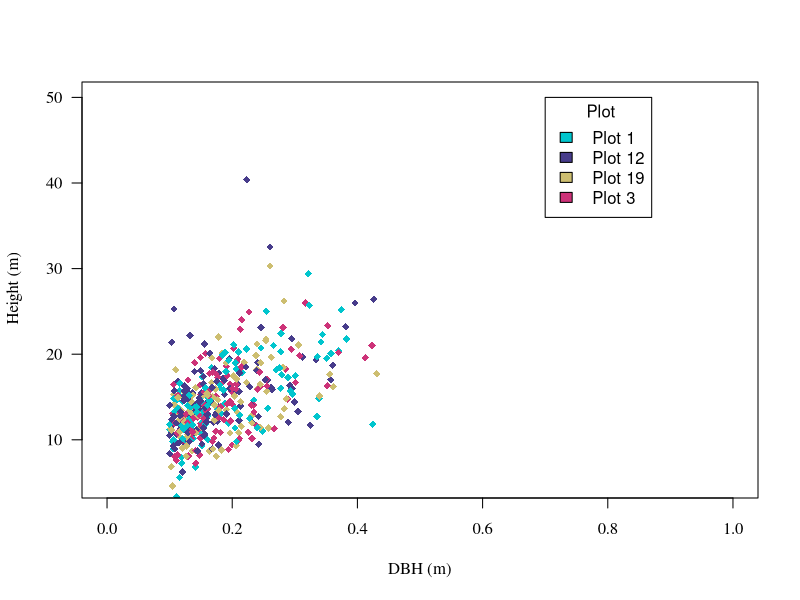
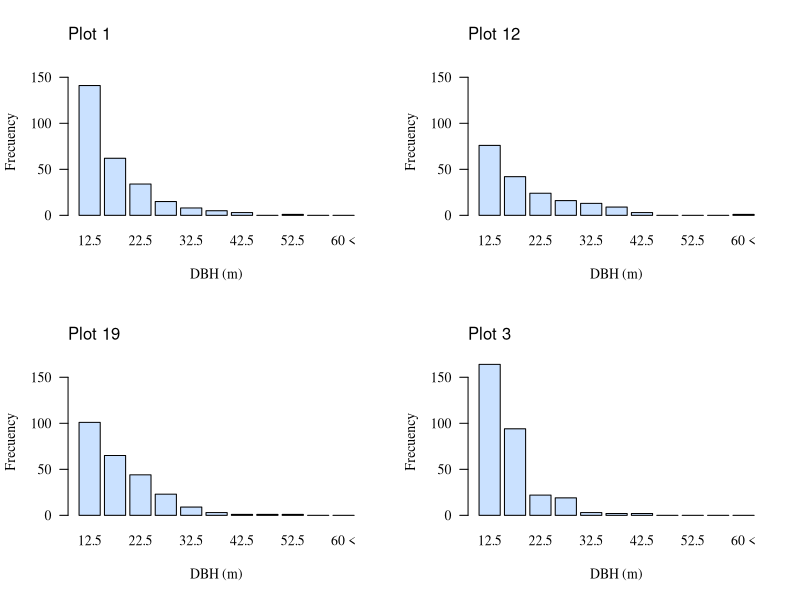
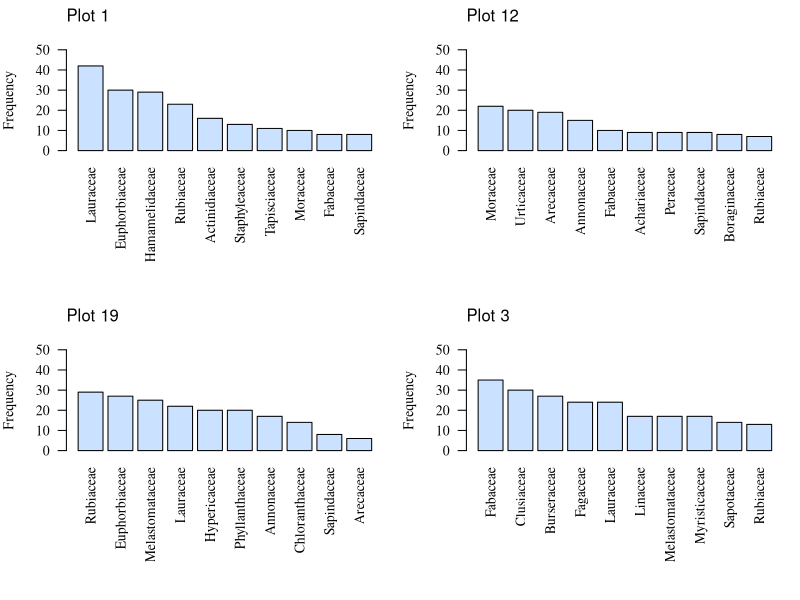

Write the R code that produced these figures, in order.
## ---- chunk 1
bd <- read.csv2("Datos_Taller1.csv")
set.seed(344)

bd1 <- bd[bd$Parcela %in% sample(unique(bd$Parcela), 4),]

table(bd1$Parcela)
## ---- chunk 2
bd1$DAP_cm <- bd1$CAP_cm/pi
summary(bd1$DAP_cm)
## ---- chunk 3
bd1$DAP_cm [bd1$DAP_cm < 10 & !is.na(bd1$DAP_cm)] <- 10
prom <- tapply(bd1$DAP_cm, na.rm= T, bd1$Parcela, mean) 
bd1$DAP_cm [is.na(bd1$DAP_cm)] <- prom[bd1$Parcela[is.na(bd1$DAP_cm)]]
summary(bd1)
## ---- chunk 4
unicos <- function (x) length(unique(x))

bd1$Genero <-  substr(bd1$Especie, start = 1, stop = (regexpr(" ", bd1$Especie)-1))

df<- data.frame(
  promedio_DAP = round(tapply(bd1$DAP_cm, bd1$Parcela, mean), 3),
  sd_DAP = round(tapply(bd1$DAP_cm, bd1$Parcela, sd), 3),
  num_ind = tapply(bd1$Placa, bd1$Parcela, max),
  num_esp = tapply(bd1$Especie, bd1$Parcela,  function(x) length(unique(x)) ),
  num_gen = tapply(bd1$Genero, bd1$Parcela,  unicos ),
  num_fam = sapply(tapply(bd1$Familia, bd1$Parcela,  unique ), length),
  num_sin_info = tapply(bd1$Especie == "", bd1$Parcela,sum),
  porcentaje = round(((tapply(bd1$Especie == "", bd1$Parcela,sum)*100)
                /(tapply(bd1$Especie, bd1$Parcela,length))),3)
)
summary(df)
df


## ---- chunk 5
#### (12) Filtrar registros con altura válida
alturas <- bd1[!is.na(bd1$Altura_m), ]

#### (13) Ordenar alturas de mayor a menor por parcela
# Usamos split para separar por parcela y sort con decreasing=TRUE
lista_alturas <- split(alturas$Altura_m, alturas$Parcela)
lista_ordenada <- lapply(lista_alturas, sort, decreasing = TRUE)

#### (14) Calcular el promedio del 20% superior de forma dinámica
# Creamos una función que calcula el n (20%) y saca el promedio
calc_hdom <- function(x) {
  n <- ceiling(length(x) * 0.20) # Calcula el 20% real de esta parcela
  mean(x[1:n])                   # Promedia solo los n más altos
}

# Aplicamos la función a cada elemento de la lista ordenada
hdom_valores <- sapply(lista_ordenada, calc_hdom)

#### (15) Asignar al dataframe (Ya no necesitas cambiar números manuales)
df$Hdom <- round(hdom_valores, 3)

# Verificar y Exportar
print(df)
write.csv2(df, "Tabla_datos_parcela_punto2.csv", row.names = FALSE)

## ---- chunk 6
bd1$DAP_m<-bd1$DAP_cm/100
summary(bd1$DAP_m)
#bd1$DAP_m
#bd1
## ---- chunk 7
colores_parcelas <- c("#00c5cd", "#473c8b", "lightgoldenrod3", "#CD3278")
plot(bd1$DAP_m, bd1$Altura_m,
     type = "p",
     col = colores_parcelas, 
     ylim = c(5,50),
     xlim = c(0, 1),
     pch=18, 
     las=1,
     cex.main= 1, 
     xlab = "DBH (m)", 
     ylab = " Height (m)",
     cex.lab= 1,
     mar = c(5,5,5,5),
     family= "serif",
     font.lab= 6)

legend(x = 0.7, y = 50, legend = c(" Plot 1", " Plot 12", " Plot 19", " Plot 3"), 
       fill = colores_parcelas, title = " Plot", text.font=6 )

## ---- chunk 8
# max dap
maxdap_1  <- bd1[bd1$DAP_cm == tapply(bd1$DAP_cm, bd1$Parcela, max)["PP_1"]  & bd1$Parcela == "PP_1",  ]
maxdap_12 <- bd1[bd1$DAP_cm == tapply(bd1$DAP_cm, bd1$Parcela, max)["PP_12"] & bd1$Parcela == "PP_12", ]
maxdap_19 <- bd1[bd1$DAP_cm == tapply(bd1$DAP_cm, bd1$Parcela, max)["PP_19"] & bd1$Parcela == "PP_19", ]
maxdap_3  <- bd1[bd1$DAP_cm == tapply(bd1$DAP_cm, bd1$Parcela, max)["PP_3"]  & bd1$Parcela == "PP_3",  ]

# min dap
mindap_1  <- bd1[bd1$DAP_cm == tapply(bd1$DAP_cm, bd1$Parcela, min)["PP_1"]  & bd1$Parcela == "PP_1",  ]
mindap_12 <- bd1[bd1$DAP_cm == tapply(bd1$DAP_cm, bd1$Parcela, min)["PP_12"] & bd1$Parcela == "PP_12", ]
mindap_19 <- bd1[bd1$DAP_cm == tapply(bd1$DAP_cm, bd1$Parcela, min)["PP_19"] & bd1$Parcela == "PP_19", ]
mindap_3  <- bd1[bd1$DAP_cm == tapply(bd1$DAP_cm, bd1$Parcela, min)["PP_3"]  & bd1$Parcela == "PP_3",  ]

# max alt
maxalt_1  <- bd1[bd1$Altura_m == tapply(bd1$Altura_m, bd1$Parcela, max, na.rm = TRUE)["PP_1"]  & bd1$Parcela == "PP_1"  & !is.na(bd1$Altura_m), ]
maxalt_12 <- bd1[bd1$Altura_m == tapply(bd1$Altura_m, bd1$Parcela, max, na.rm = TRUE)["PP_12"] & bd1$Parcela == "PP_12" & !is.na(bd1$Altura_m), ]
maxalt_19 <- bd1[bd1$Altura_m == tapply(bd1$Altura_m, bd1$Parcela, max, na.rm = TRUE)["PP_19"] & bd1$Parcela == "PP_19" & !is.na(bd1$Altura_m), ]
maxalt_3  <- bd1[bd1$Altura_m == tapply(bd1$Altura_m, bd1$Parcela, max, na.rm = TRUE)["PP_3"]  & bd1$Parcela == "PP_3"  & !is.na(bd1$Altura_m), ]

# min alt
minalt_1  <- bd1[bd1$Altura_m == tapply(bd1$Altura_m, bd1$Parcela, min, na.rm = TRUE)["PP_1"]  & bd1$Parcela == "PP_1"  & !is.na(bd1$Altura_m), ]
minalt_12 <- bd1[bd1$Altura_m == tapply(bd1$Altura_m, bd1$Parcela, min, na.rm = TRUE)["PP_12"] & bd1$Parcela == "PP_12" & !is.na(bd1$Altura_m), ]
minalt_19 <- bd1[bd1$Altura_m == tapply(bd1$Altura_m, bd1$Parcela, min, na.rm = TRUE)["PP_19"] & bd1$Parcela == "PP_19" & !is.na(bd1$Altura_m), ]
minalt_3  <- bd1[bd1$Altura_m == tapply(bd1$Altura_m, bd1$Parcela, min, na.rm = TRUE)["PP_3"]  & bd1$Parcela == "PP_3"  & !is.na(bd1$Altura_m), ]

# tablas
max_dap <- rbind(maxdap_1, maxdap_12, maxdap_19, maxdap_3)
max_dap$Observación <- "DAP maximo"
min_dap <- rbind(mindap_1, mindap_12, mindap_19, mindap_3)
min_dap$Observación <- "DAP minimo"
max_alt <- rbind(maxalt_1, maxalt_12, maxalt_19, maxalt_3)
max_alt$Observación <- "Alt maxima"
min_alt <- rbind(minalt_1, minalt_12, minalt_19, minalt_3)
min_alt$Observación <- "Alt minima"

tabla_final <- rbind(max_alt, min_alt, max_dap, min_dap)
tabla_final
write.csv2(tabla_final, "maximos y minimos, punto 4.csv")
## ---- chunk 9
dap_pp1  <- c(bd1$DAP_cm[bd1$Parcela == "PP_1"])
dap_pp12 <- c(bd1$DAP_cm[bd1$Parcela == "PP_12"])
dap_pp19 <- c(bd1$DAP_cm[bd1$Parcela == "PP_19"])
dap_pp3  <- c(bd1$DAP_cm[bd1$Parcela == "PP_3"])

grafica <- function(datos, nombre) {
  l  <- c(10, 15, 20, 25, 30, 35, 40, 45, 50, 55, 60, 90)
  mc <- c(12.5, 17.5, 22.5, 27.5, 32.5, 37.5, 42.5, 47.5, 52.5, 57.5, "60 <")
  x_mc   <- cut(datos, breaks = l, labels = mc, right = FALSE)
  marcas <- table(x_mc)
  barplot(marcas, ylim = c(0, 160),
          xlab = "DBH (m)", ylab = "Frecuency",
          family = "serif", font = 1, font.lab = 6,
          col = "#CAE1FF", las = 1, cex.names = 1)
  mtext(nombre, side = 3, adj = 0, line = 1.5, font = 7)
}

par(mfrow = c(2, 2))
grafica(dap_pp1,  "Plot 1")
grafica(dap_pp12, "Plot 12")
grafica(dap_pp19, "Plot 19")
grafica(dap_pp3,  "Plot 3")
## ---- chunk 10
grafpp1  <- (sort(table(bd1$Familia[bd1$Parcela == "PP_1"  & !is.na(bd1$Familia)]), decreasing = T)[1:10])
grafpp12 <- (sort(table(bd1$Familia[bd1$Parcela == "PP_12" & !is.na(bd1$Familia)]), decreasing = T)[1:10])
grafpp19 <- (sort(table(bd1$Familia[bd1$Parcela == "PP_19" & !is.na(bd1$Familia)]), decreasing = T)[1:10])
grafpp3  <- (sort(table(bd1$Familia[bd1$Parcela == "PP_3"  & !is.na(bd1$Familia)]), decreasing = T)[1:10])

#| fig-width: 12
#| fig-height: 9

par(mfrow = c(2, 2))
par(mar = c(9, 4, 3, 1))

barplot(grafpp1,  col = "#CAE1FF", las = 2, family = "serif", font = 1, font.lab = 6, ylim = c(0, 50), ylab = "Frequency")
mtext("Plot 1",  side = 3, adj = 0, font = 7, line = 1.5)

barplot(grafpp12, col = "#CAE1FF", las = 2, family = "serif", font = 1, font.lab = 6, ylim = c(0, 50), ylab = "Frequency")
mtext("Plot 12", side = 3, adj = 0, font = 7, line = 1.5)

barplot(grafpp19, col = "#CAE1FF", las = 2, family = "serif", font = 1, font.lab = 6, ylim = c(0, 50), ylab = "Frequency")
mtext("Plot 19", side = 3, adj = 0, font = 7, line = 1.5)

barplot(grafpp3,  col = "#CAE1FF", las = 2, family = "serif", font = 1, font.lab = 6, ylim = c(0, 50), ylab = "Frequency")
mtext("Plot 3",  side = 3, adj = 0, font = 7, line = 1.5)
